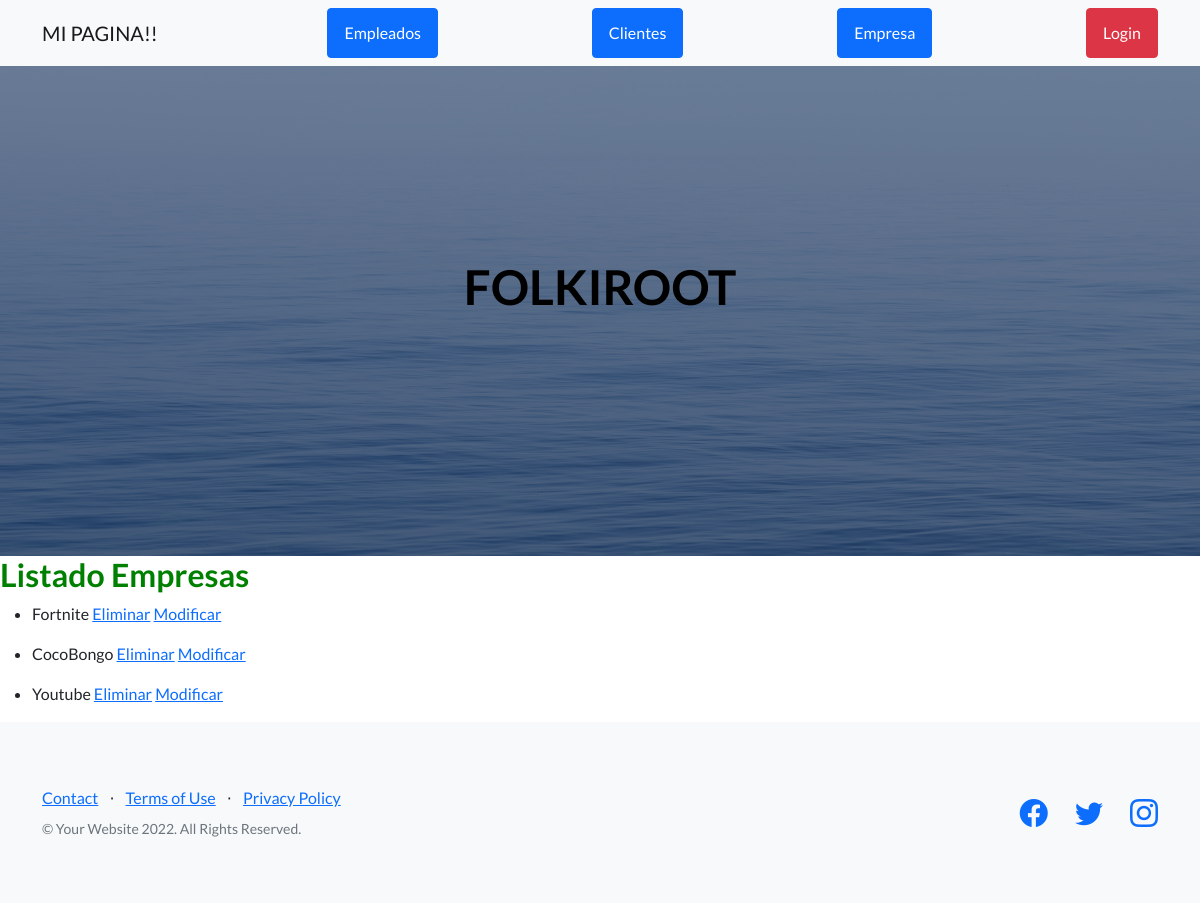
/AppProyecto/list_empresa/, run on an earlier commit of the app's database.
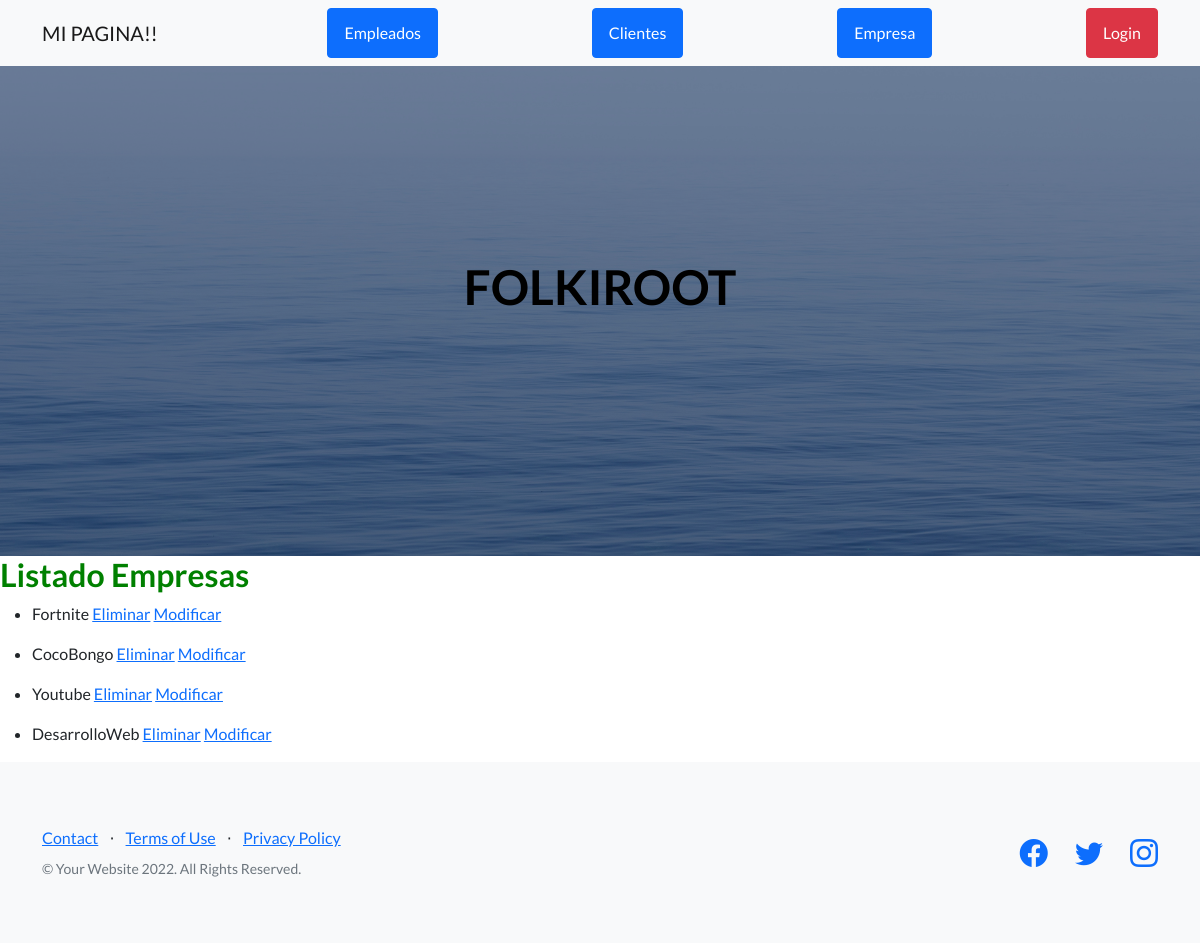
And on a later commit of the database.
### AppProyecto/models.py (models this page shows)
class Empresa(models.Model):
    nombre = models.CharField(max_length=50)
    direccion = models.CharField(max_length=50)
    def __str__(self):
        return self.nombre

### AppProyecto/views.py (the view)
# urls.py: path("list_empresa/", ListEmpresa.as_view(), name="list_empresas"),
class ListEmpresa(ListView, LoginRequiredMixin):
    model = Empresa
    template_name = "AppProyecto/list_empresas.html"

### AppProyecto/templates/AppProyecto/list_empresas.html (shortened to what this page needs)
{% extends "AppProyecto/index.html" %}
{% block main %}
<h2 style="color: green;">Listado Empresas</h2>
{% for empresa in object_list %}
    <ul><li>
        {{ empresa }}
        <a href="{% url 'delete_empresas' empresa.id %}">Eliminar</a>
        <a href="{% url 'update_empresas' empresa.id %}">Modificar</a>
    </li></ul>
{% endfor %}
{% endblock %}

What changed in the data, as far as the page shows it:
added Empresa: nombre "DesarrolloWeb"
